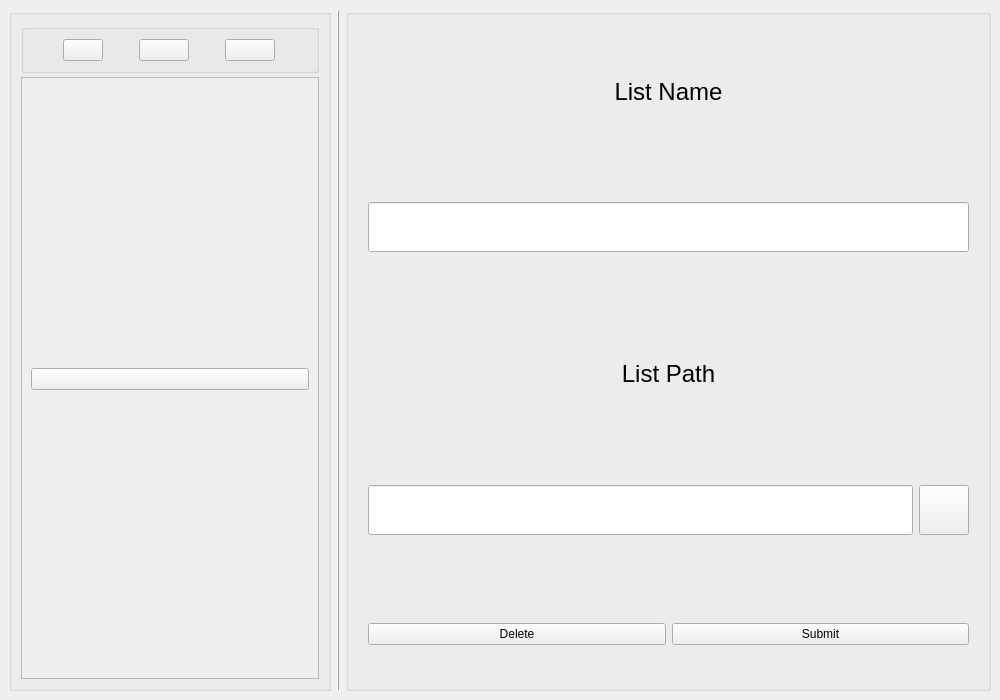
<?xml version="1.0" encoding="UTF-8"?>
<ui version="4.0">
 <class>ListSet</class>
 <widget class="QMainWindow" name="ListSet">
  <property name="geometry">
   <rect>
    <x>0</x>
    <y>0</y>
    <width>1000</width>
    <height>700</height>
   </rect>
  </property>
  <property name="minimumSize">
   <size>
    <width>0</width>
    <height>0</height>
   </size>
  </property>
  <property name="maximumSize">
   <size>
    <width>16777214</width>
    <height>16777215</height>
   </size>
  </property>
  <property name="windowTitle">
   <string>MainWindow</string>
  </property>
  <property name="layoutDirection">
   <enum>Qt::LeftToRight</enum>
  </property>
  <property name="styleSheet">
   <string notr="true"/>
  </property>
  <widget class="QWidget" name="centralwidget">
   <property name="sizePolicy">
    <sizepolicy hsizetype="Preferred" vsizetype="Preferred">
     <horstretch>0</horstretch>
     <verstretch>0</verstretch>
    </sizepolicy>
   </property>
   <property name="minimumSize">
    <size>
     <width>0</width>
     <height>0</height>
    </size>
   </property>
   <property name="maximumSize">
    <size>
     <width>16777215</width>
     <height>16777215</height>
    </size>
   </property>
   <property name="toolTipDuration">
    <number>-3</number>
   </property>
   <property name="layoutDirection">
    <enum>Qt::LeftToRight</enum>
   </property>
   <layout class="QHBoxLayout" name="horizontalLayout_2" stretch="1,0,2">
    <item>
     <widget class="QGroupBox" name="groupBox_left">
      <property name="minimumSize">
       <size>
        <width>0</width>
        <height>0</height>
       </size>
      </property>
      <property name="maximumSize">
       <size>
        <width>16777215</width>
        <height>16777215</height>
       </size>
      </property>
      <property name="styleSheet">
       <string notr="true"/>
      </property>
      <layout class="QVBoxLayout" name="verticalLayout_left">
       <property name="spacing">
        <number>4</number>
       </property>
       <item>
        <widget class="QGroupBox" name="groupBox">
         <property name="title">
          <string/>
         </property>
         <layout class="QHBoxLayout" name="horizontalLayout_3">
          <item>
           <widget class="QPushButton" name="backward">
            <property name="sizePolicy">
             <sizepolicy hsizetype="Fixed" vsizetype="Fixed">
              <horstretch>0</horstretch>
              <verstretch>0</verstretch>
             </sizepolicy>
            </property>
            <property name="cursor">
             <cursorShape>PointingHandCursor</cursorShape>
            </property>
            <property name="styleSheet">
             <string notr="true"/>
            </property>
            <property name="text">
             <string/>
            </property>
            <property name="icon">
             <iconset>
              <normaloff>icons/house-door.svg</normaloff>icons/house-door.svg</iconset>
            </property>
            <property name="iconSize">
             <size>
              <width>40</width>
              <height>40</height>
             </size>
            </property>
           </widget>
          </item>
          <item>
           <widget class="QPushButton" name="language">
            <property name="maximumSize">
             <size>
              <width>50</width>
              <height>45</height>
             </size>
            </property>
            <property name="cursor">
             <cursorShape>PointingHandCursor</cursorShape>
            </property>
            <property name="text">
             <string/>
            </property>
           </widget>
          </item>
          <item>
           <widget class="QPushButton" name="qa">
            <property name="maximumSize">
             <size>
              <width>50</width>
              <height>45</height>
             </size>
            </property>
            <property name="cursor">
             <cursorShape>PointingHandCursor</cursorShape>
            </property>
            <property name="text">
             <string/>
            </property>
           </widget>
          </item>
         </layout>
        </widget>
       </item>
       <item>
        <widget class="QScrollArea" name="scrollArea">
         <property name="maximumSize">
          <size>
           <width>16777215</width>
           <height>16777215</height>
          </size>
         </property>
         <property name="styleSheet">
          <string notr="true"/>
         </property>
         <property name="widgetResizable">
          <bool>true</bool>
         </property>
         <widget class="QWidget" name="scrollAreaWidget">
          <property name="geometry">
           <rect>
            <x>0</x>
            <y>0</y>
            <width>302</width>
            <height>589</height>
           </rect>
          </property>
          <layout class="QVBoxLayout" name="verticalLayout_6">
           <property name="topMargin">
            <number>12</number>
           </property>
           <item>
            <widget class="QPushButton" name="addList">
             <property name="maximumSize">
              <size>
               <width>16777215</width>
               <height>16777215</height>
              </size>
             </property>
             <property name="cursor">
              <cursorShape>PointingHandCursor</cursorShape>
             </property>
             <property name="styleSheet">
              <string notr="true"/>
             </property>
             <property name="text">
              <string/>
             </property>
             <property name="iconSize">
              <size>
               <width>40</width>
               <height>40</height>
              </size>
             </property>
            </widget>
           </item>
          </layout>
         </widget>
        </widget>
       </item>
      </layout>
     </widget>
    </item>
    <item>
     <widget class="QFrame" name="midline">
      <property name="maximumSize">
       <size>
        <width>16777215</width>
        <height>16777215</height>
       </size>
      </property>
      <property name="frameShape">
       <enum>QFrame::VLine</enum>
      </property>
      <property name="frameShadow">
       <enum>QFrame::Raised</enum>
      </property>
     </widget>
    </item>
    <item>
     <widget class="QGroupBox" name="groupBox_right">
      <property name="minimumSize">
       <size>
        <width>0</width>
        <height>0</height>
       </size>
      </property>
      <property name="maximumSize">
       <size>
        <width>16777215</width>
        <height>16777215</height>
       </size>
      </property>
      <property name="styleSheet">
       <string notr="true"/>
      </property>
      <property name="title">
       <string/>
      </property>
      <layout class="QVBoxLayout" name="verticalLayout" stretch="3,3,3,3,2">
       <item>
        <widget class="QLabel" name="label_name">
         <property name="font">
          <font>
           <pointsize>18</pointsize>
          </font>
         </property>
         <property name="styleSheet">
          <string notr="true"/>
         </property>
         <property name="text">
          <string>List Name</string>
         </property>
         <property name="alignment">
          <set>Qt::AlignCenter</set>
         </property>
        </widget>
       </item>
       <item>
        <widget class="QWidget" name="widget_name" native="true">
         <layout class="QVBoxLayout" name="verticalLayout_2">
          <property name="leftMargin">
           <number>10</number>
          </property>
          <property name="topMargin">
           <number>0</number>
          </property>
          <property name="rightMargin">
           <number>10</number>
          </property>
          <property name="bottomMargin">
           <number>10</number>
          </property>
          <item>
           <widget class="QLineEdit" name="editName">
            <property name="minimumSize">
             <size>
              <width>0</width>
              <height>50</height>
             </size>
            </property>
            <property name="maximumSize">
             <size>
              <width>16777215</width>
              <height>50</height>
             </size>
            </property>
            <property name="styleSheet">
             <string notr="true"/>
            </property>
           </widget>
          </item>
         </layout>
        </widget>
       </item>
       <item>
        <widget class="QLabel" name="label_path">
         <property name="font">
          <font>
           <pointsize>18</pointsize>
          </font>
         </property>
         <property name="styleSheet">
          <string notr="true"/>
         </property>
         <property name="text">
          <string>List Path</string>
         </property>
         <property name="alignment">
          <set>Qt::AlignCenter</set>
         </property>
        </widget>
       </item>
       <item>
        <widget class="QWidget" name="widget_path" native="true">
         <property name="minimumSize">
          <size>
           <width>0</width>
           <height>70</height>
          </size>
         </property>
         <property name="maximumSize">
          <size>
           <width>16777215</width>
           <height>16777215</height>
          </size>
         </property>
         <property name="styleSheet">
          <string notr="true"/>
         </property>
         <layout class="QHBoxLayout" name="horizontalLayout">
          <property name="leftMargin">
           <number>10</number>
          </property>
          <property name="topMargin">
           <number>0</number>
          </property>
          <property name="rightMargin">
           <number>10</number>
          </property>
          <property name="bottomMargin">
           <number>10</number>
          </property>
          <item>
           <widget class="QLineEdit" name="editPath">
            <property name="minimumSize">
             <size>
              <width>0</width>
              <height>50</height>
             </size>
            </property>
            <property name="maximumSize">
             <size>
              <width>16777215</width>
              <height>50</height>
             </size>
            </property>
            <property name="styleSheet">
             <string notr="true"/>
            </property>
           </widget>
          </item>
          <item>
           <widget class="QPushButton" name="findPath">
            <property name="minimumSize">
             <size>
              <width>50</width>
              <height>50</height>
             </size>
            </property>
            <property name="maximumSize">
             <size>
              <width>50</width>
              <height>50</height>
             </size>
            </property>
            <property name="cursor">
             <cursorShape>PointingHandCursor</cursorShape>
            </property>
            <property name="styleSheet">
             <string notr="true"/>
            </property>
            <property name="text">
             <string/>
            </property>
            <property name="icon">
             <iconset>
              <normaloff>icons/folder-plus.svg</normaloff>icons/folder-plus.svg</iconset>
            </property>
            <property name="iconSize">
             <size>
              <width>40</width>
              <height>40</height>
             </size>
            </property>
            <property name="autoRepeatDelay">
             <number>300</number>
            </property>
           </widget>
          </item>
         </layout>
        </widget>
       </item>
       <item>
        <widget class="QWidget" name="widget_submit" native="true">
         <layout class="QHBoxLayout" name="horizontalLayout_4">
          <property name="leftMargin">
           <number>10</number>
          </property>
          <property name="topMargin">
           <number>10</number>
          </property>
          <property name="rightMargin">
           <number>10</number>
          </property>
          <property name="bottomMargin">
           <number>10</number>
          </property>
          <item>
           <widget class="QPushButton" name="Delete">
            <property name="cursor">
             <cursorShape>PointingHandCursor</cursorShape>
            </property>
            <property name="text">
             <string>Delete</string>
            </property>
           </widget>
          </item>
          <item>
           <widget class="QPushButton" name="submit">
            <property name="maximumSize">
             <size>
              <width>16777215</width>
              <height>16777215</height>
             </size>
            </property>
            <property name="cursor">
             <cursorShape>PointingHandCursor</cursorShape>
            </property>
            <property name="text">
             <string>Submit</string>
            </property>
           </widget>
          </item>
         </layout>
        </widget>
       </item>
      </layout>
     </widget>
    </item>
   </layout>
  </widget>
 </widget>
 <resources/>
 <connections/>
</ui>
